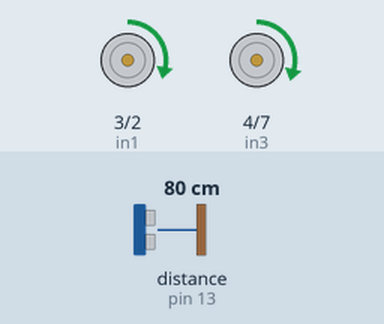
Bench run of a sketch on a simulated Arduino Uno, built with avr-gcc and run on an emulated ATmega328P. Shown: motor-driver pin pairs drawn as motors (green arrow = first pin HIGH = forward, orange = second pin HIGH = backward, longer = more drive, scaled by the enable pin). Wiring (inferred from the names in the program): ultrasonic range finder: trigger pin 12; echo pin 13. The test bench sets the inputs (shaded band); at power-on: distance to the obstacle (sensor on pin 13) 80 cm. The echo pulse lasts 58.3 µs per cm.

Above: at 0.8 s.
0.9 s: distance to the obstacle (sensor on pin 13) set to 35 cm
2.4 s: distance to the obstacle (sensor on pin 13) set to 28 cm
At 4.8 s:
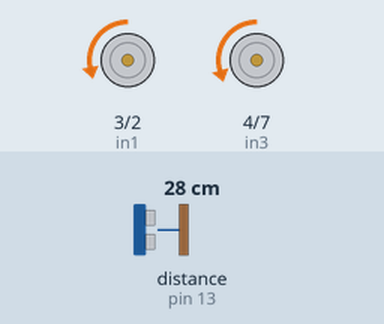
At 7.8 s:
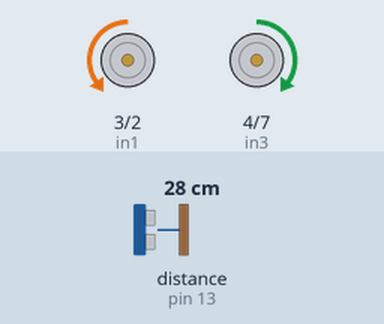
Timing chart, 0 to 15.9 s (numbered marks = the images above; inputs shaded):
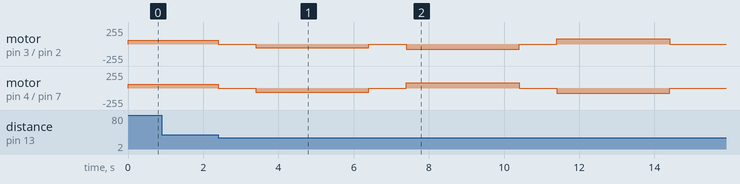

Measured:
- the behaviour switches between 32 and 31 cm on distance to the obstacle (sensor on pin 13) (found by bisection; images 0 and 1)
- after the input at 0.9 s, every drawn part: stays the same

The sketch:

prototype_drive_code.ino
```cpp
#define enA 5 //Brown
#define enB 6 //White
#define in3 4 //Green
#define in4 7 //Purple
#define in1 3 //Red
#define in2 2 //Ornage
#define button 4
#define lSpeed 55
#define rSpeed 58
#define lSpeedBack 55
#define rSpeedBack 60
#define lSpeedTurn 80
#define rSpeedTurn 80

const int trigPin = 12;
const int echoPin = 13;
int us1Dist;
long duration;
int distance;

void setup() {
  // put your setup code here, to run once:

  //Motor Setup
  pinMode(enA, OUTPUT);
  pinMode(in1, OUTPUT);
  pinMode(in2, OUTPUT);
  pinMode(enB, OUTPUT);
  pinMode(in3, OUTPUT);
  pinMode(in4, OUTPUT);

  //US setup
  pinMode(trigPin, OUTPUT);
  pinMode(echoPin, INPUT);

  //GO FORWARD
  digitalWrite(in1, HIGH);
  digitalWrite(in2, LOW);
  digitalWrite(in3, HIGH);
  digitalWrite(in4, LOW);
  analogWrite(enA, lSpeed); // Send PWM signal to L298N Enable pin
  analogWrite(enB, rSpeed);
  //delay(3000);

  SonarSensor(trigPin, echoPin);              // look bellow to find the difinition of the SonarSensor function
  us1Dist = distance;

  while(us1Dist > 30) {
    SonarSensor(trigPin, echoPin);              // look bellow to find the difinition of the SonarSensor function
    us1Dist = distance;
  }

  //STOP
  analogWrite(enA, 0); // Send PWM signal to L298N Enable pin
  analogWrite(enB, 0);
  delay(1000);


  //GO BACKWARD
  digitalWrite(in1, LOW);
  digitalWrite(in2, HIGH);
  digitalWrite(in3, LOW);
  digitalWrite(in4, HIGH);
  analogWrite(enA, lSpeedBack); // Send PWM signal to L298N Enable pin
  analogWrite(enB, rSpeedBack);
  delay(3000);

  //STOP
  analogWrite(enA, 0); // Send PWM signal to L298N Enable pin
  analogWrite(enB, 0);
  delay(1000);

  //TURN
  digitalWrite(in1, LOW);
  digitalWrite(in2, HIGH);
  digitalWrite(in3, HIGH);
  digitalWrite(in4, LOW);
  analogWrite(enA, lSpeedTurn); // Send PWM signal to L298N Enable pin
  analogWrite(enB, rSpeedTurn);
  delay(3000);

  //STOP
  analogWrite(enA, 0); // Send PWM signal to L298N Enable pin
  analogWrite(enB, 0);
  delay(1000);

  //TURN
  digitalWrite(in1, HIGH);
  digitalWrite(in2, LOW);
  digitalWrite(in3, LOW);
  digitalWrite(in4, HIGH);
  analogWrite(enA, lSpeedTurn); // Send PWM signal to L298N Enable pin
  analogWrite(enB, rSpeedTurn);
  delay(3000);

  //STOP
  analogWrite(enA, 0); // Send PWM signal to L298N Enable pin
  analogWrite(enB, 0);
  delay(1000);

}

void loop() {
  // put your main code here, to run repeatedly:
}

// SonarSensor function used to generate and read the ultrasonic wave
void SonarSensor(int trigPinSensor,int echoPinSensor)//it takes the trigPIN and the echoPIN
{
  //START SonarSensor FUNCTION
  //generate the ultrasonic wave
  //----------------------------------------------------------------------------------------------------------------------
  digitalWrite(trigPinSensor, LOW);// put trigpin LOW
  delayMicroseconds(2);// wait 2 microseconds
  digitalWrite(trigPinSensor, HIGH);// switch trigpin HIGH
  delayMicroseconds(10); // wait 10 microseconds
  digitalWrite(trigPinSensor, LOW);// turn it LOW again
  //----------------------------------------------------------------------------------------------------------------------

  //read the distance
  //----------------------------------------------------------------------------------------------------------------------
  duration = pulseIn(echoPinSensor, HIGH);//pulseIn funtion will return the time on how much the configured pin remain the level HIGH or LOW; in this case it will return how much time echoPinSensor stay HIGH
  distance= duration * 0.034/2; // first we have to divide the duration by two
}// END SonarSensor FUNCTION
```
